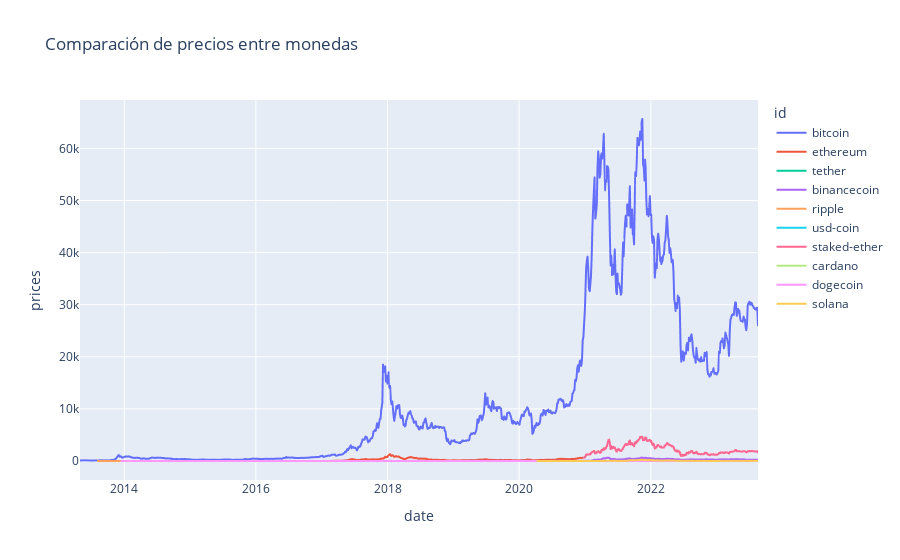

This figure's notebook cell:
### Markdown cell above
Se comparara el precio de las priptomonedas elejidas atraves del tiempo

### Code cell
fig = px.line(combined_coin_df, x="date", y="prices", color="id",
                 title="Comparación de precios entre monedas")

fig.show()

### Figure 1 — Plotly figure (JSON) as saved in the notebook; plotly's stock layout.template omitted (floating-point values rounded to 4 significant figures; data arrays with more than 128 entries replaced by an {"elided": "..."} marker saying what was removed)
{"data": [{"hovertemplate": "id=bitcoin<br>date=%{x}<br>prices=%{y}<extra></extra>", "legendgroup": "bitcoin", "line": {"color": "#636efa", "dash": "solid"}, "marker": {"symbol": "circle"}, "mode": "lines", "name": "bitcoin", "showlegend": true, "type": "scattergl", "x": {"elided": "982 str values"}, "xaxis": "x", "y": {"elided": "982 float values"}, "yaxis": "y"}, {"hovertemplate": "id=ethereum<br>date=%{x}<br>prices=%{y}<extra></extra>", "legendgroup": "ethereum", "line": {"color": "#EF553B", "dash": "solid"}, "marker": {"symbol": "circle"}, "mode": "lines", "name": "ethereum", "showlegend": true, "type": "scattergl", "x": {"elided": "766 str values"}, "xaxis": "x", "y": {"elided": "766 float values"}, "yaxis": "y"}, {"hovertemplate": "id=tether<br>date=%{x}<br>prices=%{y}<extra></extra>", "legendgroup": "tether", "line": {"color": "#00cc96", "dash": "solid"}, "marker": {"symbol": "circle"}, "mode": "lines", "name": "tether", "showlegend": true, "type": "scattergl", "x": {"elided": "803 str values"}, "xaxis": "x", "y": {"elided": "803 float values"}, "yaxis": "y"}, {"hovertemplate": "id=binancecoin<br>date=%{x}<br>prices=%{y}<extra></extra>", "legendgroup": "binancecoin", "line": {"color": "#ab63fa", "dash": "solid"}, "marker": {"symbol": "circle"}, "mode": "lines", "name": "binancecoin", "showlegend": true, "type": "scattergl", "x": {"elided": "564 str values"}, "xaxis": "x", "y": {"elided": "564 float values"}, "yaxis": "y"}, {"hovertemplate": "id=ripple<br>date=%{x}<br>prices=%{y}<extra></extra>", "legendgroup": "ripple", "line": {"color": "#FFA15A", "dash": "solid"}, "marker": {"symbol": "circle"}, "mode": "lines", "name": "ripple", "showlegend": true, "type": "scattergl", "x": {"elided": "955 str values"}, "xaxis": "x", "y": {"elided": "955 float values"}, "yaxis": "y"}, {"hovertemplate": "id=usd-coin<br>date=%{x}<br>prices=%{y}<extra></extra>", "legendgroup": "usd-coin", "line": {"color": "#19d3f3", "dash": "solid"}, "marker": {"symbol": "circle"}, "mode": "lines", "name": "usd-coin", "showlegend": true, "type": "scattergl", "x": {"elided": "464 str values"}, "xaxis": "x", "y": {"elided": "464 float values"}, "yaxis": "y"}, {"hovertemplate": "id=staked-ether<br>date=%{x}<br>prices=%{y}<extra></extra>", "legendgroup": "staked-ether", "line": {"color": "#FF6692", "dash": "solid"}, "marker": {"symbol": "circle"}, "mode": "lines", "name": "staked-ether", "showlegend": true, "type": "scattergl", "x": {"elided": "253 str values"}, "xaxis": "x", "y": {"elided": "253 float values"}, "yaxis": "y"}, {"hovertemplate": "id=cardano<br>date=%{x}<br>prices=%{y}<extra></extra>", "legendgroup": "cardano", "line": {"color": "#B6E880", "dash": "solid"}, "marker": {"symbol": "circle"}, "mode": "lines", "name": "cardano", "showlegend": true, "type": "scattergl", "x": {"elided": "556 str values"}, "xaxis": "x", "y": {"elided": "556 float values"}, "yaxis": "y"}, {"hovertemplate": "id=dogecoin<br>date=%{x}<br>prices=%{y}<extra></extra>", "legendgroup": "dogecoin", "line": {"color": "#FF97FF", "dash": "solid"}, "marker": {"symbol": "circle"}, "mode": "lines", "name": "dogecoin", "showlegend": true, "type": "scattergl", "x": {"elided": "922 str values"}, "xaxis": "x", "y": {"elided": "922 float values"}, "yaxis": "y"}, {"hovertemplate": "id=solana<br>date=%{x}<br>prices=%{y}<extra></extra>", "legendgroup": "solana", "line": {"color": "#FECB52", "dash": "solid"}, "marker": {"symbol": "circle"}, "mode": "lines", "name": "solana", "showlegend": true, "type": "scattergl", "x": {"elided": "320 str values"}, "xaxis": "x", "y": {"elided": "320 float values"}, "yaxis": "y"}], "layout": {"legend": {"title": {"text": "id"}, "tracegroupgap": 0}, "title": {"text": "Comparación de precios entre monedas"}, "xaxis": {"anchor": "y", "domain": [0, 1], "title": {"text": "date"}}, "yaxis": {"anchor": "x", "domain": [0, 1], "title": {"text": "prices"}}}}
